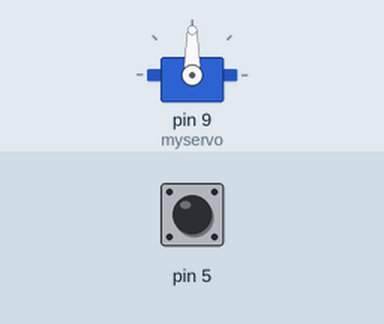
The sketch below on a simulated Arduino Uno, built with avr-gcc and run on an emulated ATmega328P. Shown: servo. The inputs (shaded band) are chosen by the test bench; at power-on: pin 5 LOW.

Above: at 2.8 s.
2.9 s: pin 5 pulled HIGH for 1.2 s
At 3.8 s:
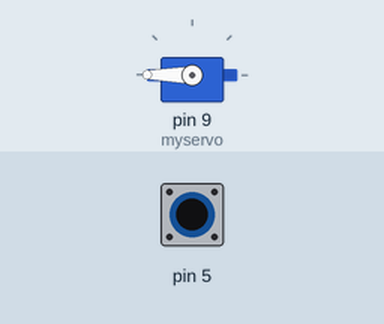
6.5 s: pin 5 pulled HIGH for 3.2 s
At 10.3 s:
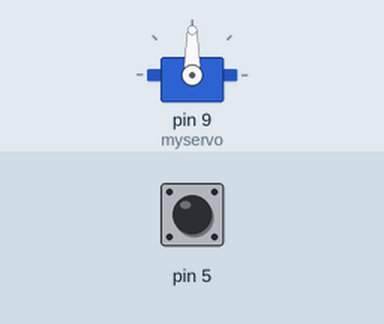
Timing chart, 0 to 11.8 s (numbered marks = the images above; inputs shaded):
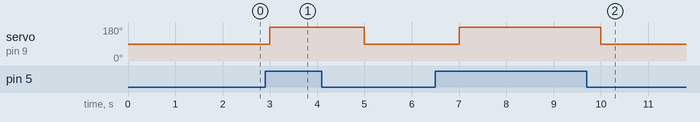

Measured:
- after the input at 2.9 s, servo on pin 9 (myservo): 90° → 180° after 0.10 s, → 90° 2.0 s later
- after the input at 6.5 s, servo on pin 9 (myservo): 90° → 180° after 0.50 s, → 90° 3.0 s later

The sketch:

pedagio.ino
```cpp
#include <Servo.h>

Servo myservo;
int v = LOW;

void setup()
{
  myservo.attach(9);
  pinMode(5, INPUT);
  Serial.begin(9600);
}

void loop()
{
  v= digitalRead(5);
  if(v == HIGH)
  {
    digitalWrite(5, LOW);
    myservo.write(180);
  }
  else
  {
    digitalWrite(5, HIGH);
    myservo.write(90);
  }
  delay(1000);


 // delay(2000);

 // delay(2000);
}
```
